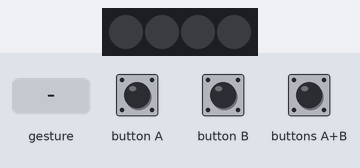
The program below on a simulated BBC micro:bit (MakeCode). Parts: 4 RGB LEDs in strip order, left to right. The inputs (shaded band) are chosen by the test bench. Dim RGB values are drawn brighter than linear; a tilt is held for 1.5 s and a shake lasts 1 s, then the board lies face up again.

Above: at 1.2 s.
1.3 s: button A pressed for 0.15 s
At 1.9 s:
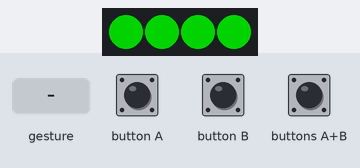
2.9 s: button B pressed for 0.15 s
At 4.2 s:
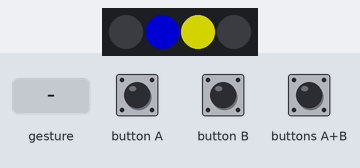
4.5 s: buttons A+B pressed for 0.15 s
At 5.6 s:
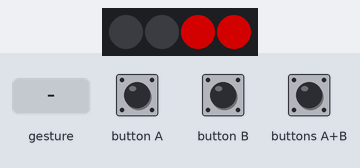
6.1 s: gesture 'shake'
At 7.4 s:
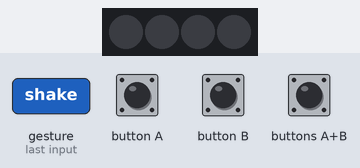
7.8 s: buttons A+B pressed for 1 s
At 9.3 s:
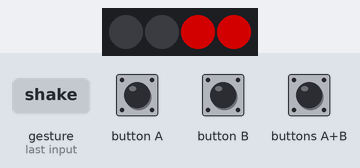
Timing chart, 0 to 10.8 s (numbered marks = the images above; inputs shaded):
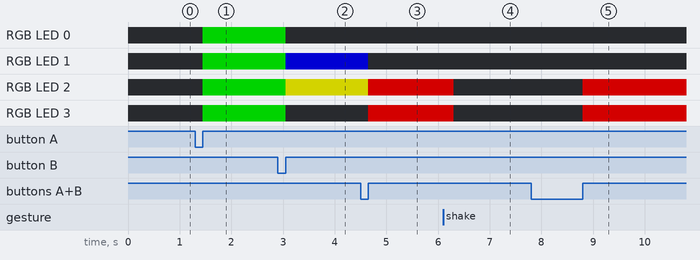

Measured:
- after the input at 1.3 s, RGB LED 0–3: off → RGB(0, 127, 0) after 0.15 s
- after the input at 2.9 s, RGB LED 0, RGB LED 3: RGB(0, 127, 0) → off after 0.15 s; RGB LED 1: RGB(0, 127, 0) → RGB(0, 0, 127) after 0.15 s; RGB LED 2: RGB(0, 127, 0) → RGB(127, 127, 0) after 0.15 s
- after the input at 4.5 s, RGB LED 1: RGB(0, 0, 127) → off after 0.15 s; RGB LED 2: RGB(127, 127, 0) → RGB(127, 0, 0) after 0.15 s; RGB LED 3: off → RGB(127, 0, 0) after 0.15 s
- after the input at 6.1 s, RGB LED 2, RGB LED 3: RGB(127, 0, 0) → off after 0.20 s
- after the input at 7.8 s, RGB LED 2, RGB LED 3: off → RGB(127, 0, 0) after 1.0 s

The program:

main.ts
```typescript
input.onButtonPressed(Button.A, function () {
    strip.showColor(neopixel.colors(NeoPixelColors.Green))
})
input.onGesture(Gesture.Shake, function () {
    strip.clear()
    strip.show()
})
input.onButtonPressed(Button.AB, function () {
    strip.clear()
    range = strip.range(2, 2)
    range.showColor(neopixel.colors(NeoPixelColors.Red))
    range.show()
})
input.onButtonPressed(Button.B, function () {
    strip.clear()
    strip.setPixelColor(1, neopixel.colors(NeoPixelColors.Blue))
    strip.setPixelColor(2, neopixel.colors(NeoPixelColors.Yellow))
    strip.show()
})
let range: neopixel.Strip = null
let strip: neopixel.Strip = null
strip = neopixel.create(DigitalPin.P15, 4, NeoPixelMode.RGB)
```

test.ts
```typescript
// tests gaan hier; deze zal niet worden gecompileerd wanneer dit pakket wordt gebruikt als extensie.
```
